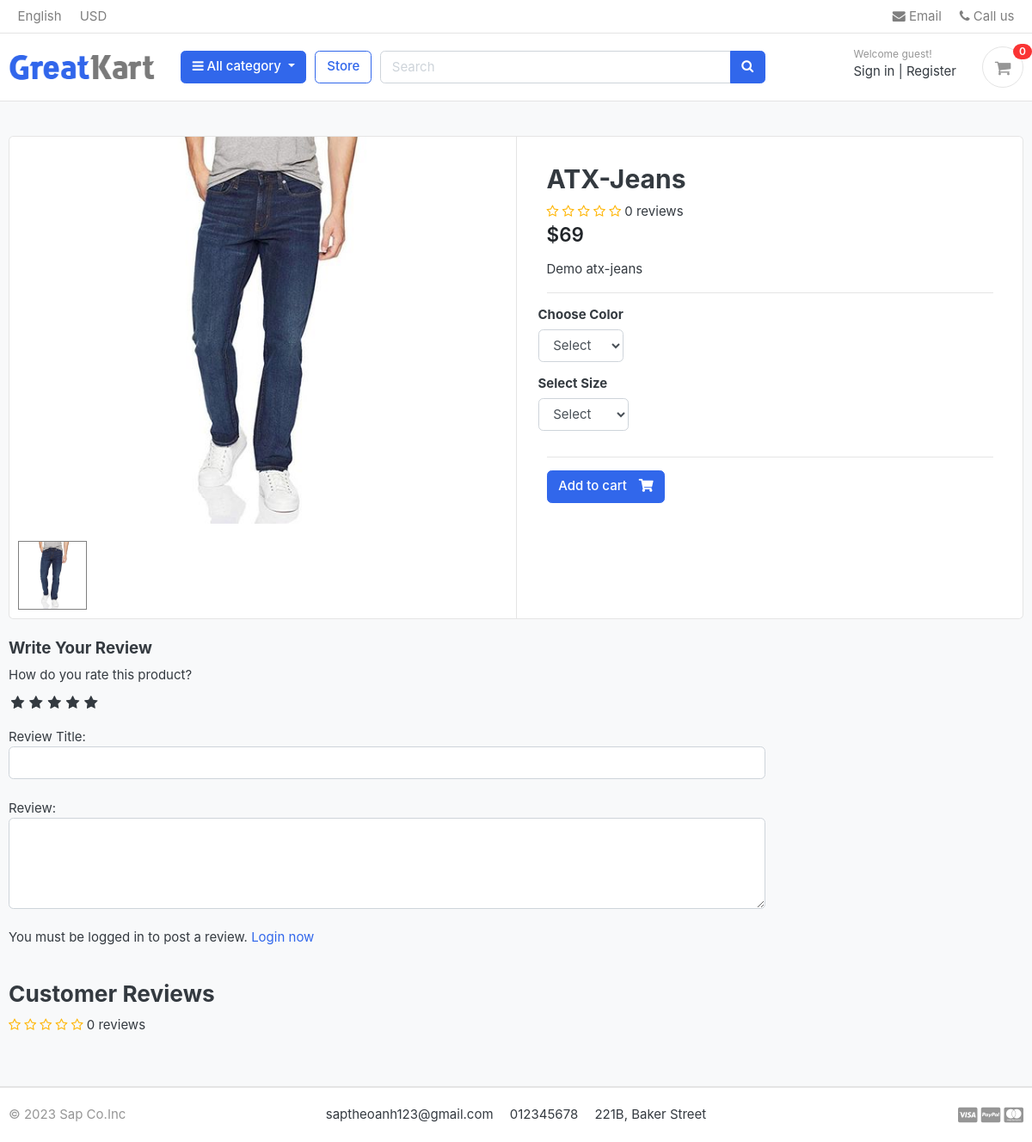
Before: /store/category/jeans/atx-jeans/ with the older database file.
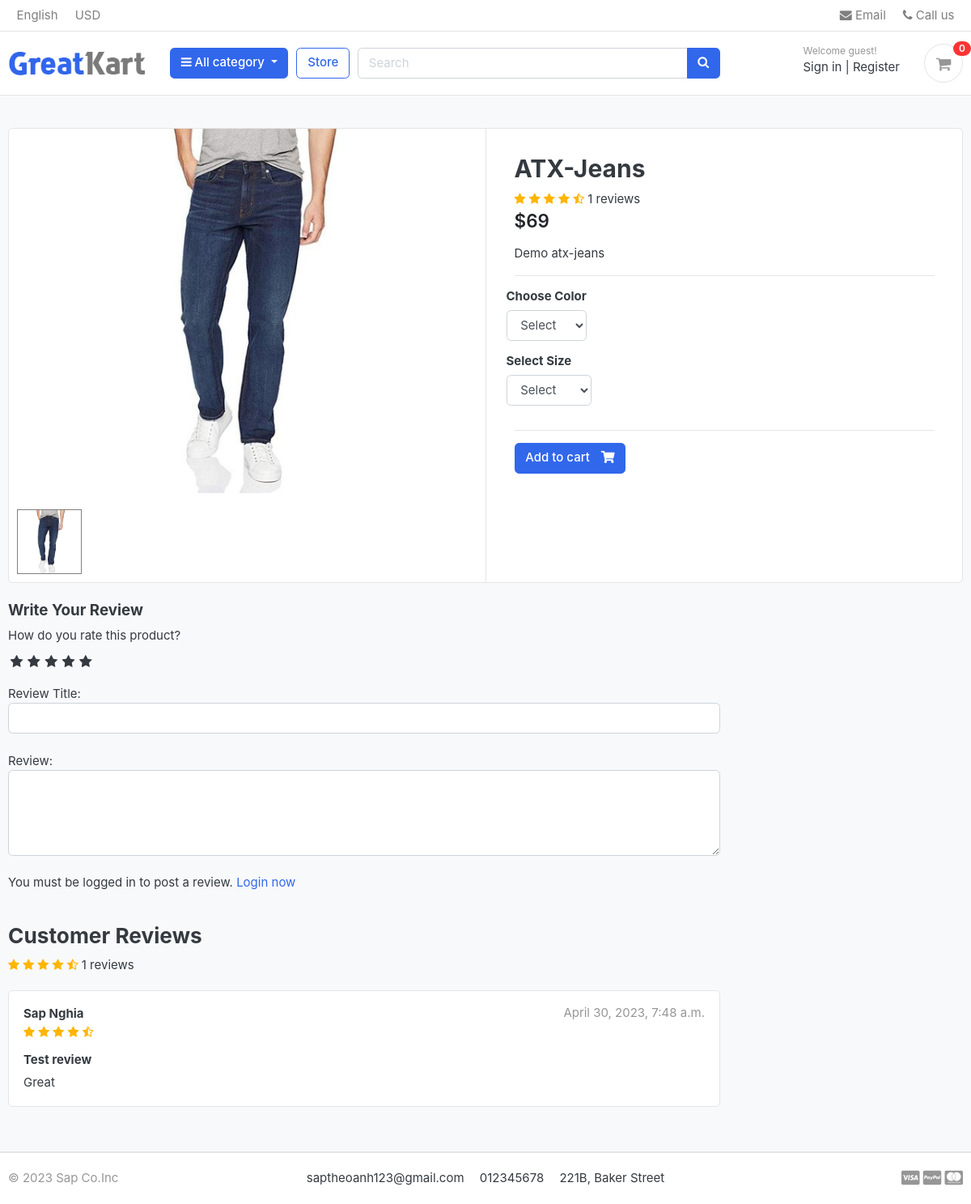
After: the same page with the newer database file.
### store/models.py (models this page shows, shortened)
class Product(models.Model):
    product_name    = models.CharField(max_length=200, unique=True)
    slug            = models.SlugField(max_length=200, unique=True)
    description     = models.TextField(max_length=500, blank=True)
    price           = models.IntegerField()
    images          = models.ImageField(upload_to='photos/products')
    stock           = models.IntegerField()
    is_available    = models.BooleanField(default=True)
    category        = models.ForeignKey(Category, on_delete=models.CASCADE)
    created_date    = models.DateTimeField(auto_now_add=True)
    modified_date   = models.DateTimeField(auto_now=True)
    def averageReview(self):
        reviews = ReviewRating.objects.filter(product=self, status=True).aggregate(average=Avg('rating'))
        avg = 0
        if reviews['average'] is not None:
            avg = float(reviews['average'])
        return avg
    def countReview(self):
        reviews = ReviewRating.objects.filter(product=self, status=True).aggregate(count=Count('id'))
        count = 0
        if reviews['count'] is not None:
            count = int(reviews['count'])
        return count

class ReviewRating(models.Model):
    product = models.ForeignKey(Product, on_delete=models.CASCADE)
    user = models.ForeignKey(Account, on_delete=models.CASCADE)
    subject = models.CharField(max_length=100, blank=True)
    review = models.TextField(max_length=500, blank=True)
    rating = models.FloatField()
    ip = models.CharField(max_length=20, blank=True)
    status = models.BooleanField(default=True)
    created_at = models.DateTimeField(auto_now_add=True)
    updated_at = models.DateTimeField(auto_now=True)

### accounts/models.py (models this page shows, shortened)
class Account(AbstractBaseUser):
    first_name      = models.CharField(max_length=50)
    last_name       = models.CharField(max_length=50)
    username        = models.CharField(max_length=50, unique=True)
    email           = models.EmailField(max_length=100, unique=True)
    phone_number    = models.CharField(max_length=50)
    date_joined     = models.DateTimeField(auto_now_add=True)
    last_login      = models.DateTimeField(auto_now_add=True)
    is_admin        = models.BooleanField(default=False)
    is_staff        = models.BooleanField(default=False)
    is_active       = models.BooleanField(default=False)
    is_superadmin   = models.BooleanField(default=False)
    USERNAME_FIELD  = 'email'
    REQUIRED_FIELDS = ['username', 'first_name', 'last_name']
    objects = MyAccountManager()
    def full_name(self):
        return f'{self.first_name} {self.last_name}'

### store/views.py (the view)
# urls.py: path('category/<slug:category_slug>/<slug:product_slug>/', views.product_detail, name='product_detail'),
def product_detail(request, category_slug, product_slug):
    try:
        single_product = Product.objects.get(category__slug=category_slug, slug=product_slug)
        in_cart = CartItem.objects.filter(cart__cart_id=_cart_id(request), product=single_product).exists()
    except Exception as e:
        raise e
    if request.user.is_authenticated:
        try:
            orderproduct = OrderProduct.objects.filter(user=request.user, product_id=single_product.id).exists()
        except OrderProduct.DoesNotExist:
            orderproduct = None
    else:
        orderproduct = None
    reviews = ReviewRating.objects.filter(product_id=single_product.id, status=True)
    product_gallery = ProductGallery.objects.filter(product_id=single_product.id)
    context = {
        'single_product': single_product,
        'in_cart' : in_cart,
        'orderproduct': orderproduct,
        'reviews': reviews,
        'product_gallery': product_gallery,
    }
    return render(request, 'store/product_detail.html', context)

### templates/store/product_detail.html (shortened to what this page needs)
{% extends 'base.html' %} {% load static %} {% block content %}
<section class="section-content padding-y bg">
    <div class="container">
        <div class="card">
            <div class="row no-gutters">
                <aside class="col-md-6">
                    <article class="gallery-wrap">
                        <div class="img-big-wrap">
                            <center><img src="{{ single_product.images.url }}" /></center>
                        </div>
                    </article>
                    <ul class="thumb">
						<li>
							<a href="{{ single_product.images.url }}" target="mainImage"><img src="{{ single_product.images.url }}" alt="Product Image"></a>
						</li>
					</ul>
                </aside>
                <main class="col-md-6 border-left">
                    <form action="{% url 'add_cart' single_product.id %}" method="POST">
                        <article class="content-body">
                            <h2 class="title">{{ single_product.product_name }}</h2>
                            <div class="rating-star">
								<span>
									<i class="fa fa-star{% if single_product.averageReview < 0.5 %}-o{% elif single_product.averageReview >= 0.5 and single_product.averageReview < 1 %}-half-o {% endif %}" aria-hidden="true"></i>
									<i class="fa fa-star{% if single_product.averageReview < 1.5 %}-o{% elif single_product.averageReview >= 1.5 and single_product.averageReview < 2 %}-half-o {% endif %}" aria-hidden="true"></i>
									<i class="fa fa-star{% if single_product.averageReview < 2.5 %}-o{% elif single_product.averageReview >= 2.5 and single_product.averageReview < 3 %}-half-o {% endif %}" aria-hidden="true"></i>
									<i class="fa fa-star{% if single_product.averageReview < 3.5 %}-o{% elif single_product.averageReview >= 3.5 and single_product.averageReview < 4 %}-half-o {% endif %}" aria-hidden="true"></i>
									<i class="fa fa-star{% if single_product.averageReview < 4.5 %}-o{% elif single_product.averageReview >= 4.5 and single_product.averageReview < 5 %}-half-o {% endif %}" aria-hidden="true"></i>
	                                <span>{{single_product.countReview}} reviews</span>
								</span>
							</div>
                            <div class="mb-3">
                                <var class="price h4">${{ single_product.price }}</var>
                            </div>
                            <p>{{ single_product.description }}</p>
                            <hr />
                            <div class="row">
                                <div class="item-option-select">
                                    <h6>Choose Color</h6>
                                    <select name="color" class="form-control">
                                        <option value="" disabled selected>Select</option>
                                    </select>
                                </div>
                            </div>
                            <div class="row">
                                <div class="item-option-select">
                                    <h6>Select Size</h6>
                                    <select name="size" class="form-control">
                                        <option value="" disabled selected>Select</option>
                                    </select>
                                </div>
                            </div>
                            <hr />
                            {% if single_product.stock <= 0 %}
                            <h5 class="text-danger">Out of stock</h5>
                            {% else %}
                            <button type="submit" class="btn btn-primary">
                                <span class="text">Add to cart</span>
                                <i class="fas fa-shopping-cart"></i>
                            </button>
                            {% endif %}
                        </article>
                    </form>
                </main>
            </div>
        </div>
        <br />
        <div class="row">
            <div class="col-md-9">
                <form action="{% url 'submit_review' single_product.id %}" method="POST">
                    <h5>Write Your Review</h5>
                    <div>
                        <label>How do you rate this product?</label>
                        <br />
                        <div class="rate">
                            <input type="radio" name="rating" id="rating10" value="5" required /><label
                                for="rating10"
                                title="5"
                            ></label>
                            <input type="radio" name="rating" id="rating8" value="4" required /><label
                                for="rating8"
                                title="4"
                            ></label>
                            <input type="radio" name="rating" id="rating6" value="3" required /><label
                                for="rating6"
                                title="3"
                            ></label>
                            <input type="radio" name="rating" id="rating4" value="2" required /><label
                                for="rating4"
                                title="2"
                            ></label>
                            <input type="radio" name="rating" id="rating2" value="1" required /><label
                                for="rating2"
                                title="1"
                            ></label>
                        </div>
                        <br />
                        Review Title:
                        <input type="text" class="form-control" name="subject" />
                        <br />
                        Review:
                        <textarea name="review" rows="4" class="form-control"></textarea>
                        <br />
                        {% if user.is_authenticated %} {% if orderproduct %}
                        <input type="submit" value="Submit Review" class="btn btn-primary" />
                        {% else %}
                        <p>You must purchase this product to post a review.</p>
                        {% endif %} {% else %}
                        <p>
                            You must be logged in to post a review.
                            <span><a href="{% url 'login' %}">Login now</a></span>
                        </p>
                        {% endif %}
                    </div>
                </form>
                <br />
                <header class="section-heading">
                    <h3>Customer Reviews</h3>
                    <div class="rating-star">
                        <span>
                            <i
                                class="fa fa-star{% if single_product.averageReview < 0.5 %}-o{% elif single_product.averageReview >= 0.5 and single_product.averageReview < 1 %}-half-o {% endif %}"
                                aria-hidden="true"
                            ></i>
                            <i
                                class="fa fa-star{% if single_product.averageReview < 1.5 %}-o{% elif single_product.averageReview >= 1.5 and single_product.averageReview < 2 %}-half-o {% endif %}"
                                aria-hidden="true"
                            ></i>
                            <i
                                class="fa fa-star{% if single_product.averageReview < 2.5 %}-o{% elif single_product.averageReview >= 2.5 and single_product.averageReview < 3 %}-half-o {% endif %}"
                                aria-hidden="true"
                            ></i>
                            <i
                                class="fa fa-star{% if single_product.averageReview < 3.5 %}-o{% elif single_product.averageReview >= 3.5 and single_product.averageReview < 4 %}-half-o {% endif %}"
                                aria-hidden="true"
                            ></i>
                            <i
                                class="fa fa-star{% if single_product.averageReview < 4.5 %}-o{% elif single_product.averageReview >= 4.5 and single_product.averageReview < 5 %}-half-o {% endif %}"
                                aria-hidden="true"
                            ></i>
                            <span>{{single_product.countReview}} reviews</span>
                        </span>
                    </div>
                </header>
                {% for review in reviews %}
                <article class="box mb-3">
                    <div class="icontext w-100">
                        <div class="text">
                            <span class="date text-muted float-md-right">{{review.updated_at}} </span>
                            <h6 class="mb-1">{{review.user.full_name}}</h6>
                            <div class="rating-star">
                                <span>
                                    <i
                                        class="fa fa-star{% if review.rating == 0.5 %}-half-o{% elif review.rating < 1 %}-o {% endif %}"
                                        aria-hidden="true"
                                    ></i>
                                    <i
                                        class="fa fa-star{% if review.rating == 1.5 %}-half-o{% elif review.rating < 2 %}-o {% endif %}"
                                        aria-hidden="true"
                                    ></i>
                                    <i
                                        class="fa fa-star{% if review.rating == 2.5 %}-half-o{% elif review.rating < 3 %}-o {% endif %}"
                                        aria-hidden="true"
                                    ></i>
                                    <i
                                        class="fa fa-star{% if review.rating == 3.5 %}-half-o{% elif review.rating < 4 %}-o {% endif %}"
                                        aria-hidden="true"
                                    ></i>
                                    <i
                                        class="fa fa-star{% if review.rating == 4.5 %}-half-o{% elif review.rating < 5 %}-o {% endif %}"
                                        aria-hidden="true"
                                    ></i>
                                </span>
                            </div>
                        </div>
                    </div>
                    <div class="mt-3">
                        <h6>{{review.subject}}</h6>
                        <p>{{review.review}}</p>
                    </div>
                </article>
                {% endfor %}
            </div>
        </div>
    </div>
</section>
{% endblock %}

Changed rows visible on the page:
changed Product "ATX-Jeans": countReview "0" → "1"
added ReviewRating: updated_at "April 30, 2023, 7:48 a.m.", user.full_name "Sap Nghia", rating 4.5 (drawn), subject "Test review", review "Great"
